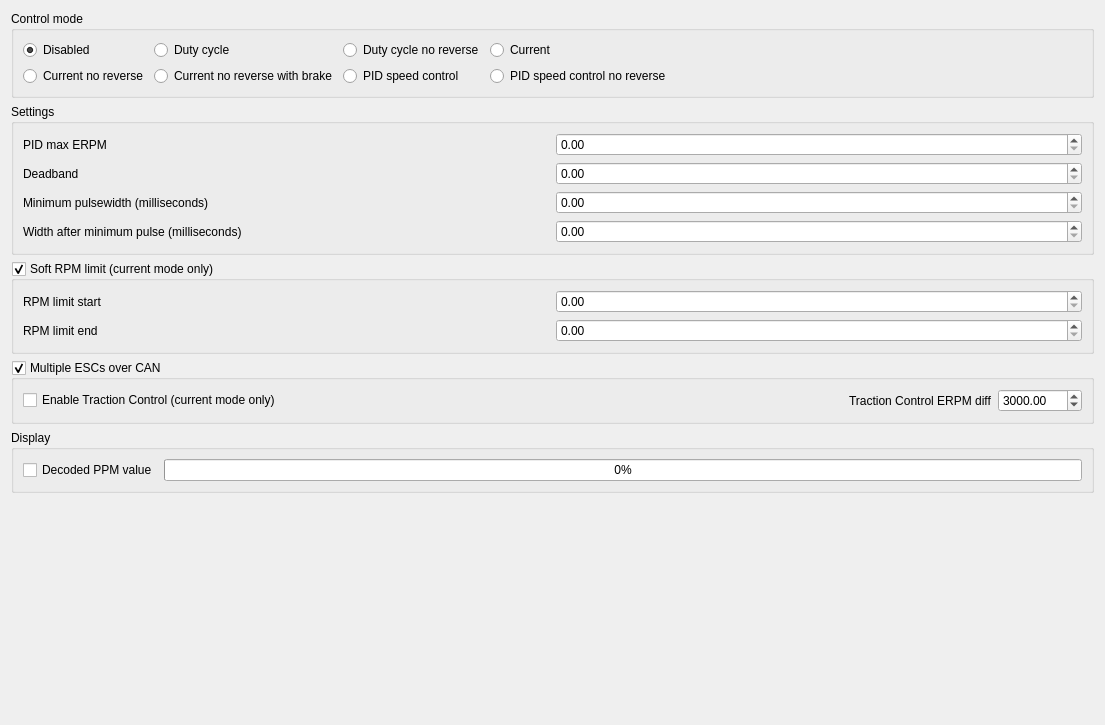
            <widget class="QWidget" name="tab_17">
             <attribute name="title">
              <string>PPM</string>
             </attribute>
             <layout class="QVBoxLayout" name="verticalLayout_35">
              <item>
               <widget class="QGroupBox" name="groupBox_19">
                <property name="title">
                 <string>Control mode</string>
                </property>
                <layout class="QHBoxLayout" name="horizontalLayout_28">
                 <item>
                  <layout class="QGridLayout" name="gridLayout_13">
                   <item row="0" column="2">
                    <widget class="QRadioButton" name="appconfPpmDutyNorevButton">
                     <property name="text">
                      <string>Duty cycle no reverse</string>
                     </property>
                    </widget>
                   </item>
                   <item row="0" column="1">
                    <widget class="QRadioButton" name="appconfPpmDutyButton">
                     <property name="text">
                      <string>Duty cycle</string>
                     </property>
                    </widget>
                   </item>
                   <item row="0" column="0">
                    <widget class="QRadioButton" name="appconfPpmDisabledButton">
                     <property name="text">
                      <string>Disabled</string>
                     </property>
                     <property name="checked">
                      <bool>true</bool>
                     </property>
                    </widget>
                   </item>
                   <item row="1" column="3">
                    <widget class="QRadioButton" name="appconfPpmPidNorevButton">
                     <property name="text">
                      <string>PID speed control no reverse</string>
                     </property>
                    </widget>
                   </item>
                   <item row="1" column="1">
                    <widget class="QRadioButton" name="appconfPpmCurrentNorevBrakeButton">
                     <property name="text">
                      <string>Current no reverse with brake</string>
                     </property>
                    </widget>
                   </item>
                   <item row="0" column="3">
                    <widget class="QRadioButton" name="appconfPpmCurrentButton">
                     <property name="text">
                      <string>Current</string>
                     </property>
                     <property name="checked">
                      <bool>false</bool>
                     </property>
                    </widget>
                   </item>
                   <item row="1" column="0">
                    <widget class="QRadioButton" name="appconfPpmCurrentNorevButton">
                     <property name="text">
                      <string>Current no reverse</string>
                     </property>
                    </widget>
                   </item>
                   <item row="1" column="2">
                    <widget class="QRadioButton" name="appconfPpmPidButton">
                     <property name="text">
                      <string>PID speed control</string>
                     </property>
                    </widget>
                   </item>
                  </layout>
                 </item>
                 <item>
                  <spacer name="horizontalSpacer_10">
                   <property name="orientation">
                    <enum>Qt::Horizontal</enum>
                   </property>
                   <property name="sizeHint" stdset="0">
                    <size>
                     <width>411</width>
                     <height>20</height>
                    </size>
                   </property>
                  </spacer>
                 </item>
                </layout>
               </widget>
              </item>
              <item>
               <widget class="QGroupBox" name="groupBox_20">
                <property name="title">
                 <string>Settings</string>
                </property>
                <layout class="QGridLayout" name="gridLayout_17">
                 <item row="3" column="0">
                  <widget class="QLabel" name="label_51">
                   <property name="text">
                    <string>Width after minimum pulse (milliseconds)</string>
                   </property>
                  </widget>
                 </item>
                 <item row="0" column="1">
                  <widget class="QDoubleSpinBox" name="appconfPpmPidMaxErpmBox">
                   <property name="maximum">
                    <double>200000.000000000000000</double>
                   </property>
                   <property name="singleStep">
                    <double>100.000000000000000</double>
                   </property>
                  </widget>
                 </item>
                 <item row="1" column="0">
                  <widget class="QLabel" name="label_49">
                   <property name="text">
                    <string>Deadband</string>
                   </property>
                  </widget>
                 </item>
                 <item row="2" column="1">
                  <widget class="QDoubleSpinBox" name="appconfPpmPulseStartBox">
                   <property name="maximum">
                    <double>2.000000000000000</double>
                   </property>
                   <property name="singleStep">
                    <double>0.100000000000000</double>
                   </property>
                  </widget>
                 </item>
                 <item row="2" column="0">
                  <widget class="QLabel" name="label_50">
                   <property name="text">
                    <string>Minimum pulsewidth (milliseconds)</string>
                   </property>
                  </widget>
                 </item>
                 <item row="0" column="0">
                  <widget class="QLabel" name="label_45">
                   <property name="text">
                    <string>PID max ERPM</string>
                   </property>
                  </widget>
                 </item>
                 <item row="1" column="1">
                  <widget class="QDoubleSpinBox" name="appconfPpmHystBox">
                   <property name="maximum">
                    <double>1.000000000000000</double>
                   </property>
                   <property name="singleStep">
                    <double>0.050000000000000</double>
                   </property>
                  </widget>
                 </item>
                 <item row="3" column="1">
                  <widget class="QDoubleSpinBox" name="appconfPpmPulseWidthBox">
                   <property name="maximum">
                    <double>2.000000000000000</double>
                   </property>
                   <property name="singleStep">
                    <double>0.100000000000000</double>
                   </property>
                  </widget>
                 </item>
                </layout>
               </widget>
              </item>
              <item>
               <widget class="QGroupBox" name="appconfPpmRpmLimBox">
                <property name="title">
                 <string>Soft RPM limit (current mode only)</string>
                </property>
                <property name="checkable">
                 <bool>true</bool>
                </property>
                <layout class="QGridLayout" name="gridLayout_20">
                 <item row="0" column="1">
                  <widget class="QDoubleSpinBox" name="appconfPpmRpmLimStartBox">
                   <property name="maximum">
                    <double>200000.000000000000000</double>
                   </property>
                   <property name="singleStep">
                    <double>100.000000000000000</double>
                   </property>
                  </widget>
                 </item>
                 <item row="0" column="0">
                  <widget class="QLabel" name="label_47">
                   <property name="text">
                    <string>RPM limit start</string>
                   </property>
                  </widget>
                 </item>
                 <item row="1" column="0">
                  <widget class="QLabel" name="label_48">
                   <property name="text">
                    <string>RPM limit end</string>
                   </property>
                  </widget>
                 </item>
                 <item row="1" column="1">
                  <widget class="QDoubleSpinBox" name="appconfPpmRpmLimEndBox">
                   <property name="maximum">
                    <double>200000.000000000000000</double>
                   </property>
                   <property name="singleStep">
                    <double>100.000000000000000</double>
                   </property>
                  </widget>
                 </item>
                </layout>
               </widget>
              </item>
              <item>
               <widget class="QGroupBox" name="appconfPpmMultiGroup">
                <property name="title">
                 <string>Multiple ESCs over CAN</string>
                </property>
                <property name="checkable">
                 <bool>true</bool>
                </property>
                <layout class="QHBoxLayout" name="horizontalLayout_37">
                 <item>
                  <widget class="QCheckBox" name="appconfPpmTcBox">
                   <property name="text">
                    <string>Enable Traction Control (current mode only)</string>
                   </property>
                   <property name="checked">
                    <bool>false</bool>
                   </property>
                  </widget>
                 </item>
                 <item>
                  <spacer name="horizontalSpacer_14">
                   <property name="orientation">
                    <enum>Qt::Horizontal</enum>
                   </property>
                   <property name="sizeHint" stdset="0">
                    <size>
                     <width>40</width>
                     <height>20</height>
                    </size>
                   </property>
                  </spacer>
                 </item>
                 <item>
                  <widget class="QLabel" name="label_67">
                   <property name="text">
                    <string>Traction Control ERPM diff</string>
                   </property>
                  </widget>
                 </item>
                 <item>
                  <widget class="QDoubleSpinBox" name="appconfPpmTcErpmBox">
                   <property name="maximum">
                    <double>100000.000000000000000</double>
                   </property>
                   <property name="value">
                    <double>3000.000000000000000</double>
                   </property>
                  </widget>
                 </item>
                </layout>
               </widget>
              </item>
              <item>
               <widget class="QGroupBox" name="groupBox_23">
                <property name="title">
                 <string>Display</string>
                </property>
                <layout class="QGridLayout" name="gridLayout_19">
                 <item row="0" column="1">
                  <widget class="QProgressBar" name="appconfDecodedPpmBar">
                   <property name="minimum">
                    <number>0</number>
                   </property>
                   <property name="maximum">
                    <number>1000</number>
                   </property>
                   <property name="value">
                    <number>0</number>
                   </property>
                   <property name="format">
                    <string>%p%</string>
                   </property>
                  </widget>
                 </item>
                 <item row="0" column="0">
                  <widget class="QCheckBox" name="appconfUpdatePpmBox">
                   <property name="text">
                    <string>Decoded PPM value</string>
                   </property>
                  </widget>
                 </item>
                </layout>
               </widget>
              </item>
              <item>
               <spacer name="verticalSpacer_6">
                <property name="orientation">
                 <enum>Qt::Vertical</enum>
                </property>
                <property name="sizeHint" stdset="0">
                 <size>
                  <width>20</width>
                  <height>221</height>
                 </size>
                </property>
               </spacer>
              </item>
             </layout>
            </widget>
